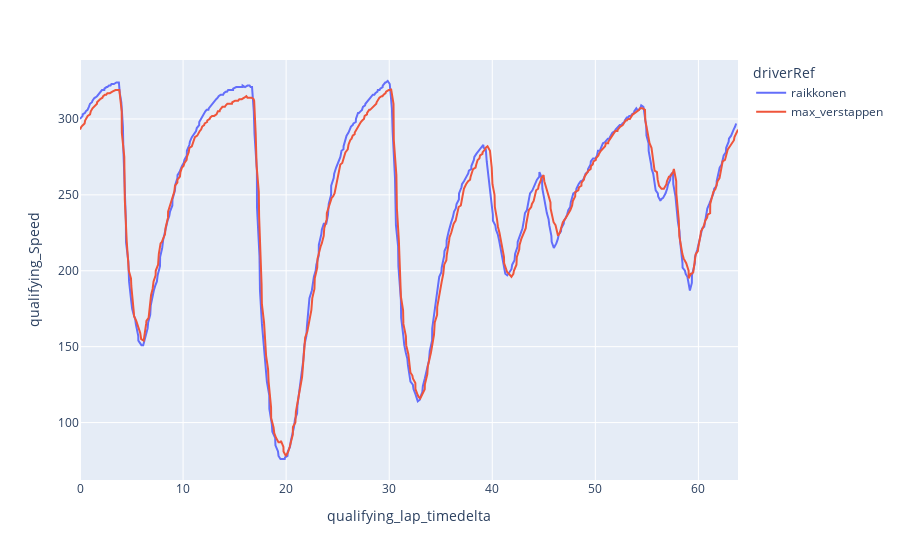

Write notebook code for a chart like this one.
### Code cell
px.line(data_frame=austrain_top_2_laps,
x='qualifying_lap_timedelta',
y='qualifying_Speed',
color='driverRef')

### Figure 1 — Plotly figure (JSON) as saved in the notebook; plotly's stock layout.template omitted (floating-point values rounded to 4 significant figures; data arrays with more than 128 entries replaced by an {"elided": "..."} marker saying what was removed)
{"data": [{"hovertemplate": "driverRef=raikkonen<br>qualifying_lap_timedelta=%{x}<br>qualifying_Speed=%{y}<extra></extra>", "legendgroup": "raikkonen", "line": {"color": "#636efa", "dash": "solid"}, "mode": "lines", "name": "raikkonen", "orientation": "v", "showlegend": true, "type": "scatter", "x": {"elided": "485 float values"}, "xaxis": "x", "y": {"elided": "485 int values"}, "yaxis": "y"}, {"hovertemplate": "driverRef=max_verstappen<br>qualifying_lap_timedelta=%{x}<br>qualifying_Speed=%{y}<extra></extra>", "legendgroup": "max_verstappen", "line": {"color": "#EF553B", "dash": "solid"}, "mode": "lines", "name": "max_verstappen", "orientation": "v", "showlegend": true, "type": "scatter", "x": {"elided": "487 float values"}, "xaxis": "x", "y": {"elided": "487 int values"}, "yaxis": "y"}], "layout": {"legend": {"title": {"text": "driverRef"}, "tracegroupgap": 0}, "margin": {"t": 60}, "xaxis": {"anchor": "y", "domain": [0, 1], "title": {"text": "qualifying_lap_timedelta"}}, "yaxis": {"anchor": "x", "domain": [0, 1], "title": {"text": "qualifying_Speed"}}}}
